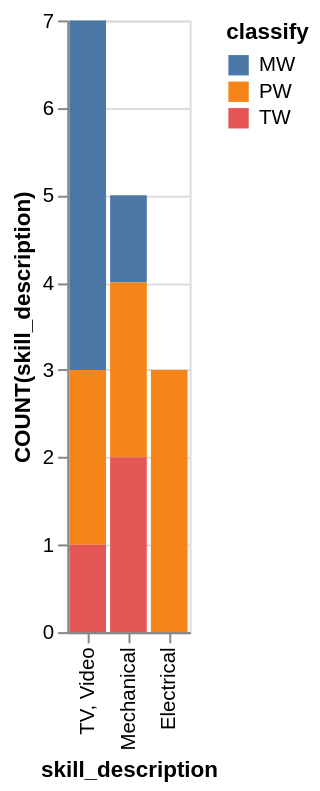

Write a Vega-Lite specification for this figure.
### Vega-Lite specification from a JSON file in a GitHub repository (floating-point values rounded to 4 significant figures)
{"data": {"values": [{"x_data": "TV, Video", "y_data": 4, "classify": "MW"}, {"x_data": "Mechanical", "y_data": 1, "classify": "MW"}, {"x_data": "Electrical", "y_data": 0, "classify": "MW"}, {"x_data": "TV, Video", "y_data": 2, "classify": "PW"}, {"x_data": "Mechanical", "y_data": 2, "classify": "PW"}, {"x_data": "Electrical", "y_data": 3, "classify": "PW"}, {"x_data": "TV, Video", "y_data": 1, "classify": "TW"}, {"x_data": "Mechanical", "y_data": 2, "classify": "TW"}, {"x_data": "Electrical", "y_data": 0, "classify": "TW"}]}, "mark": "bar", "encoding": {"x": {"field": "x_data", "type": "nominal", "title": "skill_description", "sort": "descending"}, "y": {"field": "y_data", "type": "quantitative", "title": "COUNT(skill_description)"}, "color": {"field": "classify"}}}
